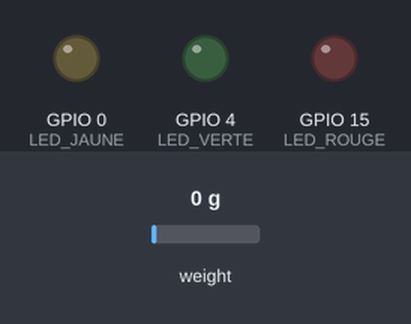
This sketch was run on a simulated ESP32. Parts: output pins drawn as LEDs (lit = HIGH). Inputs (shaded band) come from the test bench; at power-on: weight on the scale 0 g.

Above: at 0.0 s.
At 2.2 s:
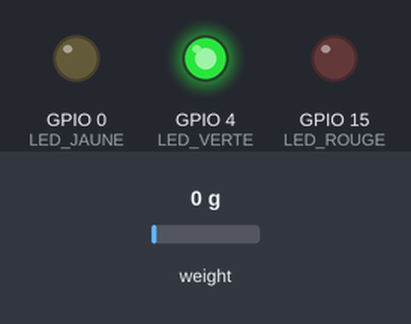
2.3 s: weight on the scale set to 2 g
At 3.6 s:
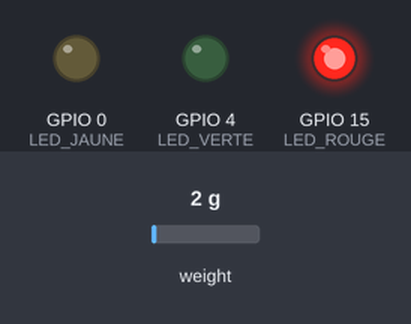
Timing chart, 0 to 5.3 s (numbered marks = the images above; inputs shaded):
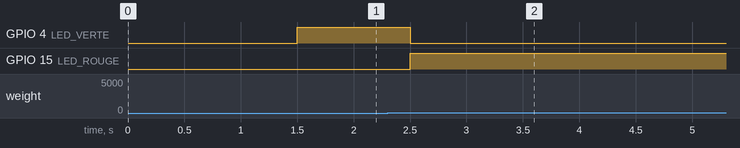

Measured:
- the behaviour switches between 0 and 1 g on weight on the scale (found by bisection; images 1 and 2)
- after the input at 2.3 s, GPIO 4 (LED_VERTE): HIGH → LOW after 0.20 s; GPIO 15 (LED_ROUGE): LOW → HIGH after 0.20 s

The sketch:

test_hx711.ino
```cpp
#include "HX711.h"

const int LOADCELL_DOUT_PIN = 23;
const int LOADCELL_SCK_PIN = 22;
const int LED_VERTE = 4;
const int LED_JAUNE = 0;
const int LED_ROUGE = 15;

HX711 echelle;

void setup() {
  pinMode(LED_VERTE, OUTPUT);
  pinMode(LED_JAUNE, OUTPUT);
  pinMode(LED_ROUGE, OUTPUT);

  echelle.begin(LOADCELL_DOUT_PIN, LOADCELL_SCK_PIN);
  echelle.set_scale();
  echelle.tare();
}

void loop() {
  float poids = echelle.get_units(5);

  if (poids < 1.0) {
    digitalWrite(LED_VERTE, HIGH);
    digitalWrite(LED_JAUNE, LOW);
    digitalWrite(LED_ROUGE, LOW);
  }
  else if (poids >= 1.0 && poids < 10.0) {
    digitalWrite(LED_VERTE, LOW);
    digitalWrite(LED_JAUNE, HIGH);
    digitalWrite(LED_ROUGE, LOW);
  }
  else {
    digitalWrite(LED_VERTE, LOW);
    digitalWrite(LED_JAUNE, LOW);
    digitalWrite(LED_ROUGE, HIGH);
  }

  delay(500);
}
```

test_hc-sr04.ino
```cpp

```
